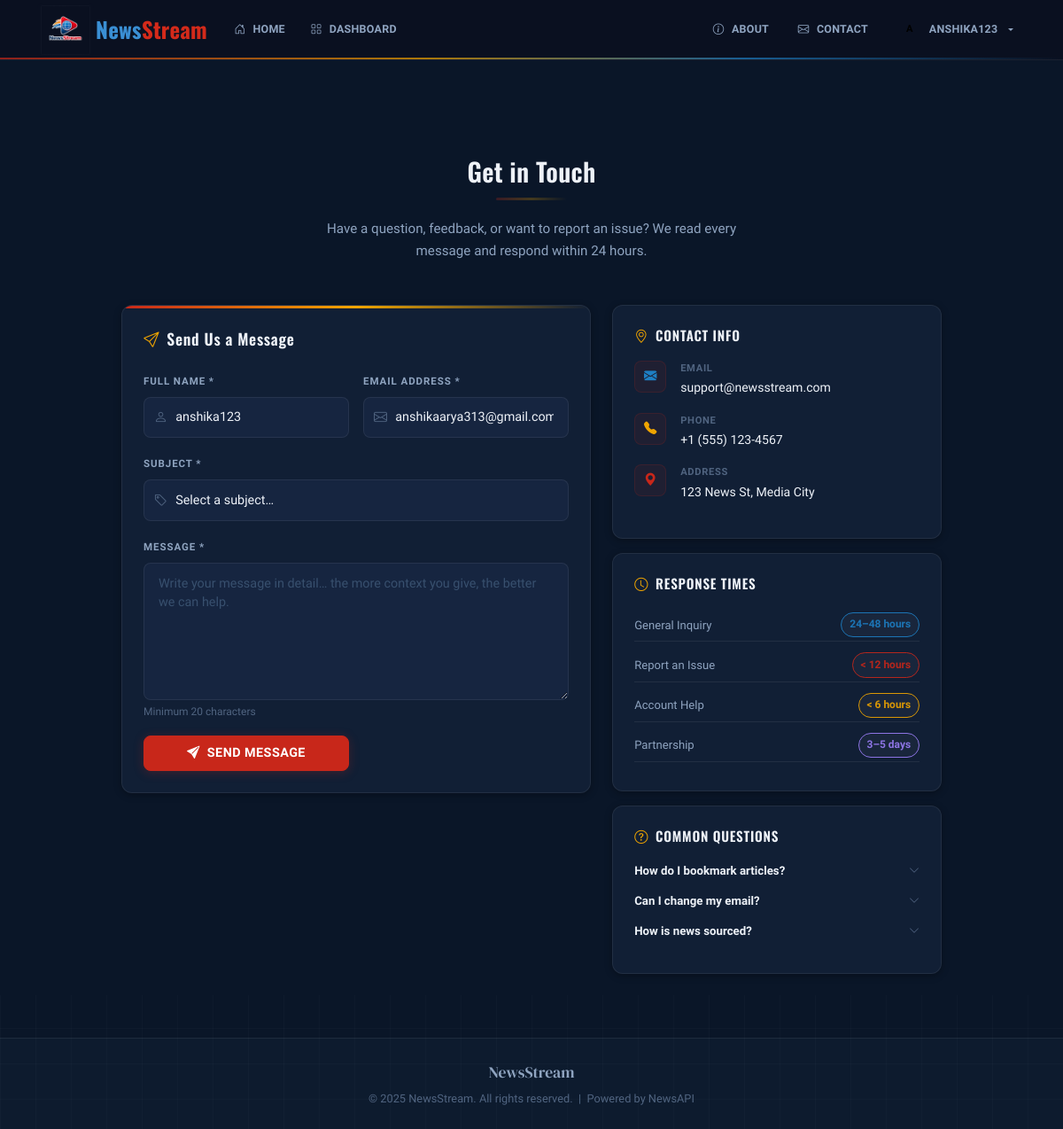
Screenshot of /contact (signed in) with the database file from the repository.
### database.py (models this page shows, shortened)
class User(UserMixin, db.Model):
    id            = db.Column(db.Integer, primary_key=True)
    username      = db.Column(db.String(80),  unique=True, nullable=False)
    email         = db.Column(db.String(120), unique=True, nullable=False)
    password_hash = db.Column(db.String(256), nullable=False)
    is_admin      = db.Column(db.Boolean, default=False)
    is_super_admin= db.Column(db.Boolean, default=False)  # only 1 super admin, can manage sub-admins
    is_active     = db.Column(db.Boolean, default=True)
    profile_pic   = db.Column(db.String(500), nullable=True)
    bio           = db.Column(db.String(300), nullable=True)
    joined_at     = db.Column(db.DateTime, default=datetime.utcnow)
    bookmarks     = db.relationship('Bookmark', backref='user', lazy=True, cascade='all, delete-orphan')

### app.py (the view, shortened to what this page needs)
@app.route('/contact', methods=['GET','POST'])
def contact():
    return render_template('user/contact.html')

### app.py (called while the page is built, shortened)
@login_manager.user_loader
def load_user(user_id):
    return db.session.get(User, int(user_id))

@app.context_processor
def inject_admin_globals():
    return {}

### templates/user/contact.html (shortened to what this page needs)
{% extends "base.html" %}
{% block content %}
<div class="row justify-content-center">
    <div class="col-lg-10">
        <div class="text-center mb-5 pt-2">
            <h2 class="section-title mb-1">Get in Touch</h2>
            <hr class="divider-line mx-auto">
            <p style="color:var(--text-secondary);max-width:520px;margin:0 auto;font-size:0.95rem;">
                Have a question, feedback, or want to report an issue? We read every message and respond within 24 hours.
            </p>
        </div>
        <div class="row g-4">
            <div class="col-lg-7">
                <div class="card p-0 overflow-hidden">
                    <div style="height:3px;background:linear-gradient(90deg,var(--red),var(--gold),transparent);"></div>
                    <div class="p-4">
                        <h5 style="font-family:'Oswald',sans-serif;font-size:1.1rem;font-weight:600;letter-spacing:0.04em;margin-bottom:1.5rem;color:var(--text-primary);">
                            <i class="bi bi-send me-2" style="color:var(--gold);"></i>Send Us a Message
                        </h5>
                        <form method="POST" action="{{ url_for('contact') }}">
                            <div class="row g-3">
                                <div class="col-md-6">
                                    <label class="form-label">Full Name *</label>
                                    <div style="position:relative;">
                                        <i class="bi bi-person" style="position:absolute;left:12px;top:50%;transform:translateY(-50%);color:var(--text-muted);"></i>
                                        <input type="text" name="name" class="form-control"
                                               style="padding-left:2.2rem!important;"
                                               placeholder="Your full name" required
                                               value="{{ current_user.username if current_user.is_authenticated else '' }}">
                                    </div>
                                </div>
                                <div class="col-md-6">
                                    <label class="form-label">Email Address *</label>
                                    <div style="position:relative;">
                                        <i class="bi bi-envelope" style="position:absolute;left:12px;top:50%;transform:translateY(-50%);color:var(--text-muted);"></i>
                                        <input type="email" name="email" class="form-control"
                                               style="padding-left:2.2rem!important;"
                                               placeholder="your@email.com" required
                                               value="{{ current_user.email if current_user.is_authenticated else '' }}">
                                    </div>
                                </div>
                                <div class="col-12">
                                    <label class="form-label">Subject *</label>
                                    <div style="position:relative;">
                                        <i class="bi bi-tag" style="position:absolute;left:12px;top:50%;transform:translateY(-50%);color:var(--text-muted);"></i>
                                        <select name="subject" class="form-select" style="padding-left:2.2rem!important;" required>
                                            <option value="" disabled selected>Select a subject…</option>
                                        </select>
                                    </div>
                                </div>
                                <div class="col-12">
                                    <label class="form-label">Message *</label>
                                    <textarea name="message" class="form-control" rows="6"
                                              placeholder="Write your message in detail… the more context you give, the better we can help." required minlength="20"></textarea>
                                    <small style="color:var(--text-muted);font-size:0.75rem;">Minimum 20 characters</small>
                                </div>
                                <div class="col-12">
                                    <button type="submit" class="btn btn-primary px-5 py-2" style="font-size:0.9rem;">
                                        <i class="bi bi-send-fill me-2"></i>Send Message
                                    </button>
                                </div>
                            </div>
                        </form>
                    </div>
                </div>
            </div>
            <div class="col-lg-5">
                <div class="card p-4 mb-3">
                    <h6 style="font-family:'Oswald',sans-serif;font-size:0.95rem;font-weight:600;text-transform:uppercase;letter-spacing:0.05em;margin-bottom:1.25rem;color:var(--text-primary);">
                        <i class="bi bi-geo-alt me-2" style="color:var(--gold);"></i>Contact Info
                    </h6>
                    {% for icon, label, value, color in [
                        ('envelope-fill',   'Email',   'support@newsstream.com', 'var(--sky-blue)'),
                        ('telephone-fill',  'Phone',   '+1 (555) 123-4567',      'var(--gold)'),
                        ('geo-alt-fill',    'Address', '123 News St, Media City','var(--red)'),
                    ] %}
                    <div class="d-flex gap-3 mb-3 align-items-start">
                        <div style="width:36px;height:36px;background:rgba(200,39,26,0.08);border:1px solid rgba(200,39,26,0.15);border-radius:8px;display:flex;align-items:center;justify-content:center;flex-shrink:0;">
                            <i class="bi bi-{{ icon }}" style="color:{{ color }};font-size:0.9rem;"></i>
                        </div>
                        <div>
                            <div style="font-size:0.7rem;color:var(--text-muted);text-transform:uppercase;letter-spacing:0.06em;font-weight:700;">{{ label }}</div>
                            <div style="font-size:0.88rem;color:var(--text-primary);font-weight:500;margin-top:1px;">{{ value }}</div>
                        </div>
                    </div>
                    {% endfor %}
                </div>
                <div class="card p-4 mb-3">
                    <h6 style="font-family:'Oswald',sans-serif;font-size:0.95rem;font-weight:600;text-transform:uppercase;letter-spacing:0.05em;margin-bottom:1.25rem;color:var(--text-primary);">
                        <i class="bi bi-clock me-2" style="color:var(--gold);"></i>Response Times
                    </h6>
                    {% for subject, time, color in [
                        ('General Inquiry',    '24–48 hours', 'var(--sky-blue)'),
                        ('Report an Issue',    '< 12 hours',  'var(--red)'),
                        ('Account Help',       '< 6 hours',   'var(--gold)'),
                        ('Partnership',        '3–5 days',    '#9b7ef8'),
                    ] %}
                    <div class="d-flex justify-content-between align-items-center mb-2 py-1" style="border-bottom:1px solid var(--navy-border);">
                        <span style="font-size:0.82rem;color:var(--text-secondary);">{{ subject }}</span>
                        <span style="font-size:0.75rem;font-weight:700;color:{{ color }};background:rgba(255,255,255,0.04);padding:0.2rem 0.55rem;border-radius:99px;border:1px solid currentColor;opacity:0.9;">{{ time }}</span>
                    </div>
                    {% endfor %}
                </div>
                <div class="card p-4">
                    <h6 style="font-family:'Oswald',sans-serif;font-size:0.95rem;font-weight:600;text-transform:uppercase;letter-spacing:0.05em;margin-bottom:1.25rem;color:var(--text-primary);">
                        <i class="bi bi-question-circle me-2" style="color:var(--gold);"></i>Common Questions
                    </h6>
                    {% for q, a in [
                        ('How do I bookmark articles?','Log in and click the ⭐ icon on any news card.'),
                        ('Can I change my email?','Yes — go to Dashboard → Edit Profile.'),
                        ('How is news sourced?','We use NewsAPI + admin-published articles.'),
                    ] %}
                    <details style="margin-bottom:0.75rem;" class="faq-item">
                        <summary style="font-size:0.83rem;font-weight:600;color:var(--text-primary);cursor:pointer;list-style:none;display:flex;align-items:center;justify-content:space-between;">
                            {{ q }}
                            <i class="bi bi-chevron-down" style="color:var(--text-muted);font-size:0.75rem;flex-shrink:0;"></i>
                        </summary>
                    </details>
                    {% endfor %}
                </div>
            </div>
        </div>
    </div>
</div>
{% endblock %}

### templates/base.html (shortened to what this page needs)
<!DOCTYPE html>
<html lang="en">
<head>
    <link href="https://cdn.jsdelivr.net/npm/bootstrap@5.3.2/dist/css/bootstrap.min.css" rel="stylesheet">
    <link href="https://cdn.jsdelivr.net/npm/bootstrap-icons@1.11.0/font/bootstrap-icons.css" rel="stylesheet">
    <link rel="stylesheet" href="{{ url_for('static', filename='css/style.css') }}">
</head>
<body>
<nav class="navbar navbar-expand-lg navbar-dark fixed-top">
    <div class="container">
        <a class="navbar-brand" href="{{ url_for('index') }}" style="padding:0;display:flex;align-items:center;gap:0;text-decoration:none;">
            <img src="{{ url_for('static', filename='images/logo.png') }}"
                 alt="NewsStream"
                 class="navbar-logo">
            <span class="navbar-brand-text">
                <span class="brand-news">News</span><span class="brand-stream">Stream</span>
            </span>
        </a>
        <div class="collapse navbar-collapse" id="navbarNav">
            <ul class="navbar-nav me-auto">
                <li class="nav-item">
                    <a class="nav-link" href="{{ url_for('index') }}">
                        <i class="bi bi-house-door"></i> Home
                    </a>
                </li>
                {% if current_user.is_authenticated %}
                <li class="nav-item">
                    <a class="nav-link" href="{{ url_for('dashboard') }}">
                        <i class="bi bi-grid"></i> Dashboard
                    </a>
                </li>
                {% endif %}
            </ul>
            <ul class="navbar-nav ms-auto align-items-center gap-1">
                <li class="nav-item">
                    <a class="nav-link" href="{{ url_for('about') }}"><i class="bi bi-info-circle"></i> About</a>
                </li>
                <li class="nav-item">
                    <a class="nav-link" href="{{ url_for('contact') }}"><i class="bi bi-envelope"></i> Contact</a>
                </li>
                {% if current_user.is_authenticated %}
                    <li class="nav-item dropdown">
                        <a class="nav-link dropdown-toggle d-flex align-items-center gap-2" href="#" role="button" data-bs-toggle="dropdown">
                            <span style="width:28px;height:28px;border-radius:50%;background:linear-gradient(135deg,var(--primary),var(--accent-purple));display:inline-flex;align-items:center;justify-content:center;font-size:0.7rem;font-weight:700;color:#000;">
                            </span>
                            {{ current_user.username }}
                        </a>
                    </li>
                {% endif %}
            </ul>
        </div>
    </div>
</nav>
<main class="main-content">
    <div class="container py-4 mt-2">
        {% block content %}{% endblock %}
    </div>
</main>
<footer class="mt-5 py-4">
    <div class="container text-center">
        <p class="mb-1" style="font-family:'DM Serif Display',serif;font-size:1.1rem;color:var(--text-secondary);">NewsStream</p>
        <p class="mb-0" style="color:var(--text-muted);font-size:0.8rem;">&copy; 2025 NewsStream. All rights reserved. &nbsp;|&nbsp; Powered by NewsAPI</p>
    </div>
</footer>
</body>
</html>

### rows the page displays
User: username "ANSHIKA123", name "anshika123", email "anshikaarya313@gmail.com"

### other values shown
{{ label }} "EMAIL" "PHONE" "ADDRESS"
{{ value }} "support@newsstream.com" "+1 (555) 123-4567" "123 News St, Media City"
{{ subject }} "General Inquiry" "Report an Issue" "Account Help" "Partnership"
{{ time }} "24–48 hours" "< 12 hours" "< 6 hours" "3–5 days"
{{ q }} "How do I bookmark articles?" "Can I change my email?" "How is news sourced?"
